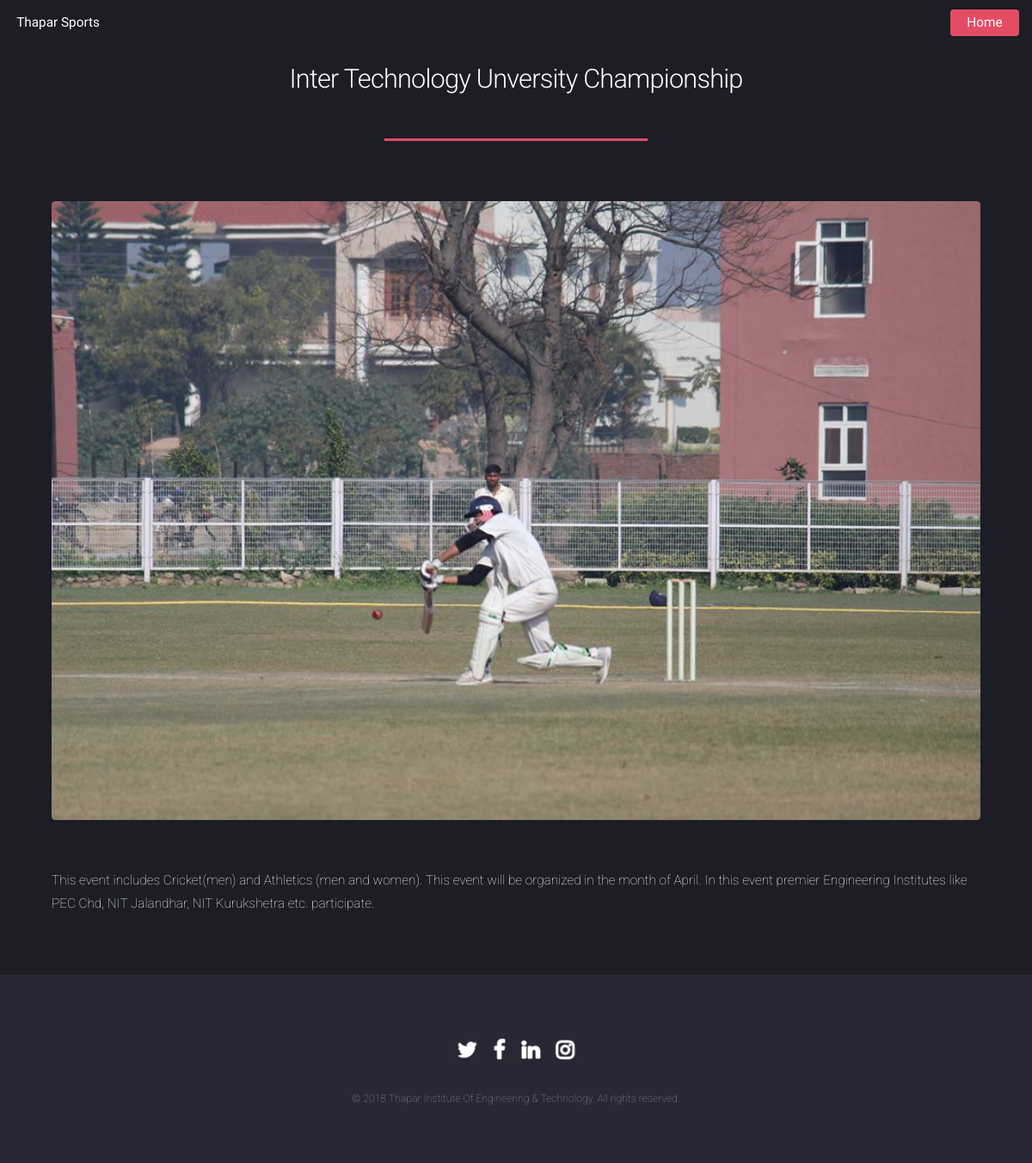
Screenshot of /eventlist/3/ with the database file from the repository.
### tw/models.py (models this page shows, shortened)
class Post(models.Model):
    title=models.CharField(max_length=200)
    image=models.FileField(null=True,blank=True)
    name = models.CharField(max_length=200,default=" ")
    timestamp=models.DateTimeField(auto_now=False,auto_now_add=True)
    content=models.TextField(null=True)
    side=models.TextField(null=True)

### tw/views.py (the view)
# urls.py: url(r'^eventlist/(?P<Post_id>[0-9]+)/$', views.detail, name='detail'),
def detail(request, Post_id):
    try:
        post= Post.objects.get(pk=Post_id)
    except Post.DoesNotExist:
        raise Http404("Post Does Not Exist")
    return render(request,'tw/detail.html',{'post':post})

### tw/templates/tw/detail.html (shortened to what this page needs)
{% load staticfiles %}
{% block content %}
<!DOCTYPE HTML>
<html>
	<head>
		<link rel="stylesheet" href="{% static  'css/main.css' %}" />
		<link rel="stylesheet" href="{% static  'css/ie9.css' %}" />
		<link rel="stylesheet" href="{% static  'css/ie8.css' %}" />
	</head>
	<body class="landing">
		<div id="page-wrapper">
				<header id="header"  style="font-family:'Assistant'">
					<h1 id="logo"><a href="/">Thapar Sports</a></h1>
					<nav id="nav" style="font-family:'Assistant'">
						<ul>
							<li><a href="/" class="button special">Home</a></li>
						</ul>
					</nav>
				</header>
				<div id="main" class="wrapper style1">
					<div class="container">
						<header class="major">
							<h2>{{post.title}}</h2>
						</header>
							<section id="content">
								<a href="#" class="image fit"><img src="{{post.image.url}}" alt="" /></a><br>
								<p>{{post.content}}</p>
							</section>
					</div>
				</div>
				<footer id="footer">
					<ul class="icons">
						<li><a href="https://twitter.com/TU_Patiala" class="icon alt fa-twitter"><span class="label">Twitter</span></a></li>
						<li><a href="https://www.facebook.com/officialTIET/" class="icon alt fa-facebook"><span class="label">Facebook</span></a></li>
						<li><a href="https://www.linkedin.com/school/485592/" class="icon alt fa-linkedin"><span class="label">LinkedIn</span></a></li>
						<li><a href="https://www.instagram.com/tietofficial/" class="icon alt fa-instagram"><span class="label">Instagram</span></a></li>
					</ul>
					<ul class="copyright">
						<li>&copy; 2018 Thapar Institute Of Engineering & Technology. All rights reserved.</li>
					</ul>
				</footer>
		</div>
	</body>
</html>
{% endblock %}

### tw/static/css/ie9.css (style rules this page uses)
body.landing:before, body.landing:after { display: none !important; }
.icon.alt { color: inherit !important; }
#footer .icons .icon.alt:before { color: #ffffff !important; }

### tw/static/css/ie8.css (style rules this page uses)
body { color: #ffffff; }
body, html, #page-wrapper { height: 100%; }
.image { position: relative; -ms-behavior: url("static/js/ie/PIE.htc"); }
.image:before { display: none; }
.image img { position: relative; -ms-behavior: url("static/js/ie/PIE.htc"); }
input[type="submit"], input[type="reset"], input[type="button"], .button { border: solid 1px #ffffff !important; }
input[type="submit"].special, input[type="reset"].special, input[type="button"].special, .button.special { border: 0 !important; }
#header { background: #272833; }
a { outline:0; }

### rows the page displays
Post: title "Inter Technology Unversity Championship", image (picture), content "This event includes Cricket(men) and Athletics (men and women). This event will be organized in the month of April. In this event premier Engineering Institutes like PEC Chd, NIT Jalandhar, NIT Kurukshetra etc. participate."
